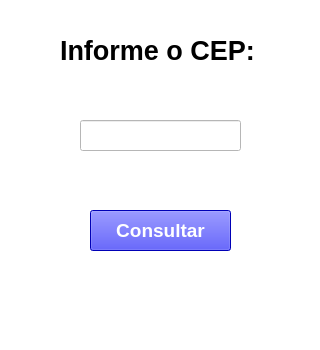
<?xml version="1.0" encoding="UTF-8"?>
<ui version="4.0">
 <class>MainWindow</class>
 <widget class="QMainWindow" name="MainWindow">
  <property name="geometry">
   <rect>
    <x>0</x>
    <y>0</y>
    <width>320</width>
    <height>350</height>
   </rect>
  </property>
  <property name="windowTitle">
   <string>MainWindow</string>
  </property>
  <property name="styleSheet">
   <string notr="true">background-color: rgb(255, 255, 255);</string>
  </property>
  <widget class="QWidget" name="centralwidget">
   <widget class="QLabel" name="label">
    <property name="geometry">
     <rect>
      <x>60</x>
      <y>30</y>
      <width>211</width>
      <height>41</height>
     </rect>
    </property>
    <property name="font">
     <font>
      <pointsize>20</pointsize>
      <weight>75</weight>
      <bold>true</bold>
     </font>
    </property>
    <property name="styleSheet">
     <string notr="true">color:rgb(0,0,0)</string>
    </property>
    <property name="text">
     <string>Informe o CEP:</string>
    </property>
   </widget>
   <widget class="QLineEdit" name="lineEdit">
    <property name="geometry">
     <rect>
      <x>80</x>
      <y>120</y>
      <width>161</width>
      <height>31</height>
     </rect>
    </property>
    <property name="font">
     <font>
      <pointsize>12</pointsize>
      <weight>50</weight>
      <bold>false</bold>
     </font>
    </property>
    <property name="styleSheet">
     <string notr="true">background-color: rgb(255, 255, 255);</string>
    </property>
    <property name="alignment">
     <set>Qt::AlignCenter</set>
    </property>
   </widget>
   <widget class="QPushButton" name="pushButton_2">
    <property name="geometry">
     <rect>
      <x>90</x>
      <y>210</y>
      <width>141</width>
      <height>41</height>
     </rect>
    </property>
    <property name="font">
     <font>
      <pointsize>14</pointsize>
      <weight>75</weight>
      <bold>true</bold>
     </font>
    </property>
    <property name="styleSheet">
     <string notr="true">background-color: rgb(0, 0, 255);
color: rgb(255, 255, 255);</string>
    </property>
    <property name="text">
     <string>Consultar</string>
    </property>
   </widget>
  </widget>
  <widget class="QMenuBar" name="menubar">
   <property name="geometry">
    <rect>
     <x>0</x>
     <y>0</y>
     <width>320</width>
     <height>21</height>
    </rect>
   </property>
  </widget>
  <widget class="QStatusBar" name="statusbar"/>
 </widget>
 <resources/>
 <connections/>
</ui>
